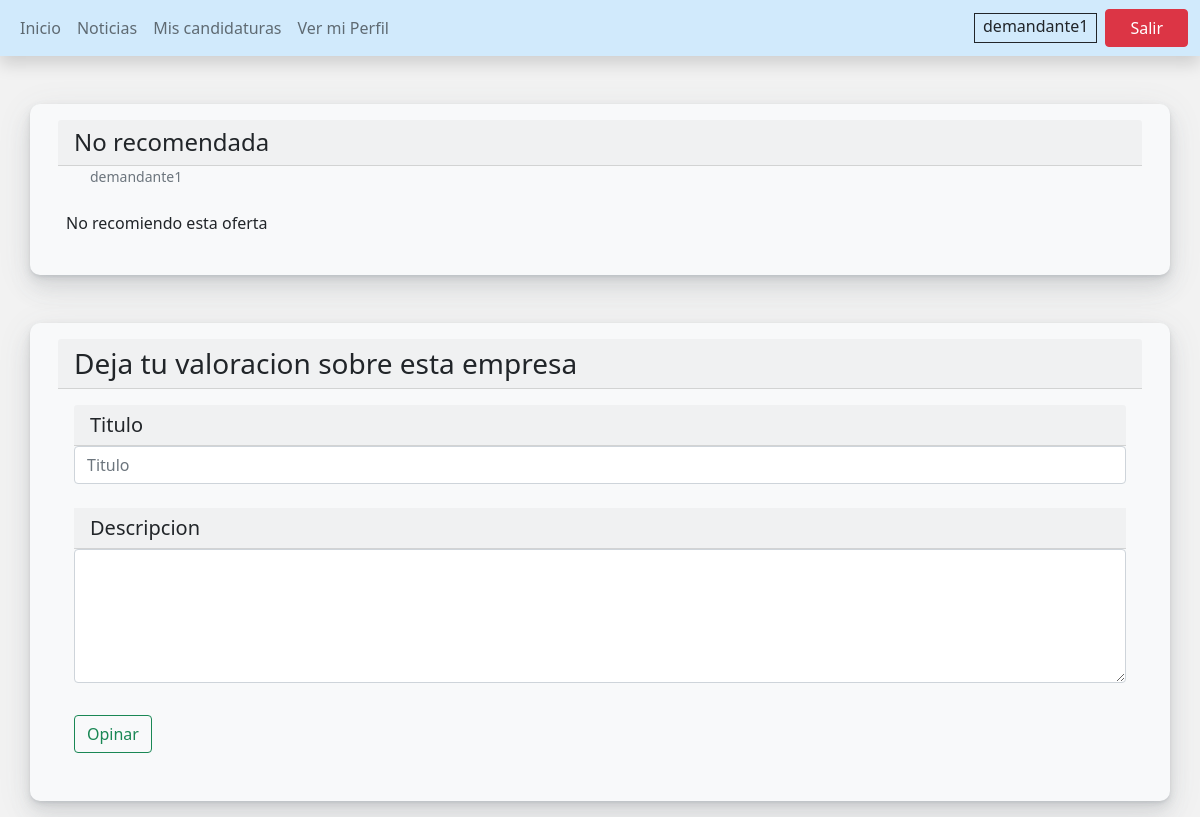
/opiniones_empresa_users.php?id_empresa1=emp_1 (signed in), run on the app's committed database.
### tables this page shows
CREATE TABLE `valoraciones` (
  `id_valoracion` int(10) NOT NULL,
  `id_demandante` varchar(10) NOT NULL,
  `id_empresa` varchar(10) NOT NULL,
  `titulo_valoracion` varchar(30) NOT NULL,
  `texto_valoracion` varchar(500) NOT NULL
);

CREATE TABLE `usuarios` (
  `id_usuario` int(10) NOT NULL,
  `rol` varchar(15) NOT NULL,
  `nombre_usuario` varchar(25) NOT NULL,
  `email` varchar(20) NOT NULL,
  `password` varchar(15) NOT NULL
);

### opiniones_empresa_users.php (the view, shortened to what this page needs)
<?php
include 'funciones_conexion.php';
$conn = conexion();
$id_emp = $_GET['id_empresa1'];
$sql = "SELECT * FROM valoraciones Val INNER JOIN  demandante De ON Val.id_demandante = De.id_demandante
INNER JOIN  usuarios Ur ON De.id_usuario = Ur.id_usuario
  WHERE Val.id_empresa ='$id_emp'";
if($rs = $conn->query($sql)){
  if($rs->num_rows<0){
  die("Error en sacar los datos de la DB");
}
}
?>
<html lang="es">
  <head>
    <link href="css/bootstrap.min.css" rel="stylesheet" >
    <link href="css/bootstrap.css" rel="stylesheet" >
    <link href="fontawesome/css/all.min.css" rel="stylesheet" />
  </head>
  <body style="background-color: #f2f2f2;">
    <nav class="navbar navbar-expand-lg navbar-light shadow" style="background-color: #D1EAFC;">
      <div class="container-fluid">
    <div class="collapse navbar-collapse" id="navbarNav">
          <ul class="navbar-nav">
            <li class="nav-item">
              <a class="nav-link " aria-current="page" href="vista_usuario.php">Inicio</a>
            </li>
            <li class="nav-item">
              <a class="nav-link" href="#">Noticias</a>
            </li>
            <li class="nav-item">
              <a class="nav-link " href="mis_candidaturas.php">Mis candidaturas</a>
            </li>
            <li class="nav-item">
              <a class="nav-link" href="ver_perfil_usuario.html">Ver mi Perfil</a>
            </li>
          </ul>
        </div>
          <ul class="navbar-nav ">
            <p class="px-2 m-1 mx-2 border border-dark"><?=$_SESSION['nombre'] ;?></p>
            <li class="nav-item">
              <a href="logout.php" class="btn btn-danger px-4">Salir</a>
            </li>
          </ul>
        </div>
    </nav>
    <div class="col-md-12 center justify-content-center">
  <?php   $datos = $rs->fetch_assoc();
         while($datos) { ?>
  <div class="card mb-3 container-md bg-light   mt-5 border-light" >
  <div class="card-body">
    <h4 class="card-header"><?=$datos['titulo_valoracion'];?></h4>
    <ul>   <li class=" list-inline-item card-text"><small class="text-muted align-bottom"><?=$datos['nombre_usuario'];?></small></li><br>
  </ul>
    <div class="d-flex ">
    <p class="card-text m-2"><?=$datos['texto_valoracion']; ?></p>     </div>
  </div>
  </div>
  <?php  $datos = $rs->fetch_assoc();
  }  $rs->free();
  ?>
  </div>
  <div class="col-md-12 center justify-content-center ">
    <div class="card mb-3 container-md bg-light   mt-5 border-light" >
    <div class="card-body">
      <h3 class="card-header">Deja tu valoracion sobre esta empresa</h3>
      <div class="form-group">
        <form class="card-body form-group"  method="post">
  <h5 class="card-header">Titulo</h5>
  <input class="form-control" placeholder="Titulo" type="text" name="titulo" required> <br>
  <h5 class="card-header">Descripcion</h5>
  <textarea class="form-control" rows="5" type="text" name="texto" id="comment"></textarea>
  <input style="margin-top: 3%;" type="submit" class="btn btn-outline-success" value="Opinar" name="btn_opinar">
</form>
</div>
    </div>
    </div>
  </body>
</html>

### data on the page
valoraciones: titulo_valoracion "No recomendada", usuarios.nombre_usuario "demandante1", texto_valoracion "No recomiendo esta oferta"

### other printed values
$_SESSION['nombre'] "demandante1"
